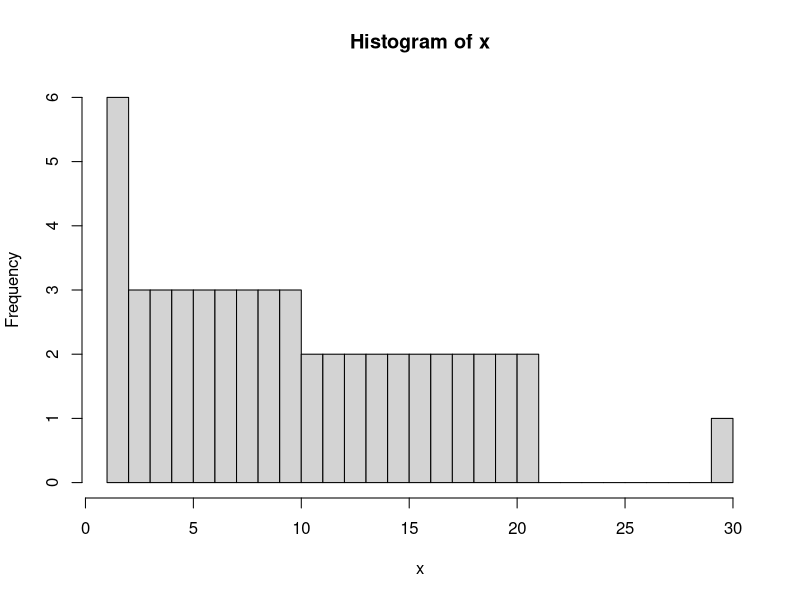

Generate this figure with R:
x <- list(1,2,"3","good") # 리스트 만들기
y <- list(name = "chang", age = 10, title = "mananger") # 원소에 이름을 붙여서 리스트 만들기
z <- list(element.num = c(1,2,3), element.char = c("a","b"))
x          
y
z

x <- list(name = "chang", age = 10, score = c(70,90), grade = c("B","A"))
x[1]; x[[1]] #비교
typeof(x[1]); typeof(x[[1]]) #비교
x[2];x[[2]]
x[3];x[[3]]

x$name
typeof(x$name)
x$age
x$age[2] # list의 원소의 원소에 접근

# Array(배열) <- array(), dim(), dimnames() 등

# Data Frame(데이터 프레임)
## 생성 <- data.frame()
## 원소 조작 <- attach(), detach()

# 2. 추가적인 기본 사용법
## (1) 제어문
### 1) switch() 함수 <- switch(변수,변수값1={실행문1},변수값2={실행문2}, ~ , {실행문}) <- 변수값에 해당하는 실행문 실행. 일치하는 변수값이 없는 경우 마지막 실행문을 실행

# 최빈값(mode) 계산 함수
getmode <- function(v) {
  uniqv <- unique(v)
  uniqv[which.max(tabulate(match(v,uniqv)))]
}
getmode(x)
# 표본
x <- c(seq(1:10), seq(20:40), seq(80:100), 30)
x

# 대표값 구하기
hist(x, breaks = 30, probability = FALSE)
type <- 'mean'
switch(type,
       mea = {mean(x)}, # mean
       med = {median(x)}, # median
       mod = {getmode(x)}, # mode
       {mean(x)})

### 2) while문 <- while(Condition) {Condition이 TRUE일 때의 실행문} <- Condition이 TRUE인 동안 실행문을 반복해서 시행.

# f(x) = k 풀기: x n+1 = x n - [f(x n )-k]/f'(x n )
# 문제
f <- function(x) x^2 # 목적함수
k <- 5 # 목적값
# 알고리즘 수행을 위한 사전 세팅
f1 <- function(x) 2*x # 목적함수의 1차 미분
tol <- 1e-10 # 허용오차
x0 <- k/2 # 초기값
# 알고리즘 수행
x <- x0
iter <-0
repeat{
  if(abs(f(x)-k)<tol) break
  x <- x - (f(x)-k)/f1(x)
  iter <- iter + 1
}
x; x^2; iter

# Monte Carlo Simulation으로 원주율 계산하기
set.seed(1) # 매 시뮬레이션마다 동일한 난수가 생성되도록 seed number 고정.
l <- 2 # 정사각혀으이 한 변의 길
r <- l/2 # 반지름
M <- 10000 # 시뮬레이션 횟수
x <- runif(M, -r, r) # U(-r,r)
y <- runif(M, -r, r) # U(-r,r)
in.prob <- sum(sqrt(x^2+y^2)<=r)/M
app.pi <- in.prob*(l^2)
app.pi # 근사값
pi # 참값

